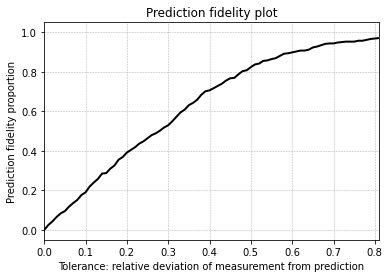

Write the Python code that produced this figure.

from sklearn import datasets
from sklearn.model_selection import cross_val_predict
from sklearn import linear_model
from scipy.stats import pearsonr
import matplotlib.pyplot as plt
import numpy as np

lr = linear_model.LinearRegression()
X, measured = datasets.load_diabetes(return_X_y=True)

predicted = cross_val_predict(lr, X, measured, cv=10)

( r , r_pval ) = pearsonr( measured , predicted )

fig, ax = plt.subplots()
ax.scatter(measured, predicted)
ax.plot([measured.min(), measured.max()], [measured.min(), measured.max()], "k--", lw=2)
ax.set_xlabel("Measured")
ax.set_ylabel("Predicted")
plt.title( 'Measured vs. Predicted; R = {r:.1f}'.format(r = r) )
plt.show()

"""

The above code was downloaded from an open source, then modified and augmented.
https://scikit-learn.org/stable/auto_examples/model_selection/plot_cv_predict.html

Below is code for the prediction fidelity plot.

"""


n = len(measured)

error_meas_rel_pred = np.abs( 1.0 - measured / predicted )
# max(error_meas_rel_pred) == 1.9713433761257009
err_max = 2.0
err_min = 0.0
err_step = 0.01

err_range = np.arange( err_min , err_max , err_step )

fidelity_ratio = [ np.sum( error_meas_rel_pred <= err ) / n for err in err_range ]

fig, ax = plt.subplots()
ax.plot( err_range , fidelity_ratio , 'k-' , lw=2 )
ax.set_xlim([0.0,0.81])
ax.set_xlabel("Tolerance: relative deviation of measurement from prediction")
ax.set_ylabel("Prediction fidelity proportion")
plt.title( 'Prediction fidelity plot' )
plt.grid( linestyle = '--' , linewidth = 0.5 )
plt.show()
